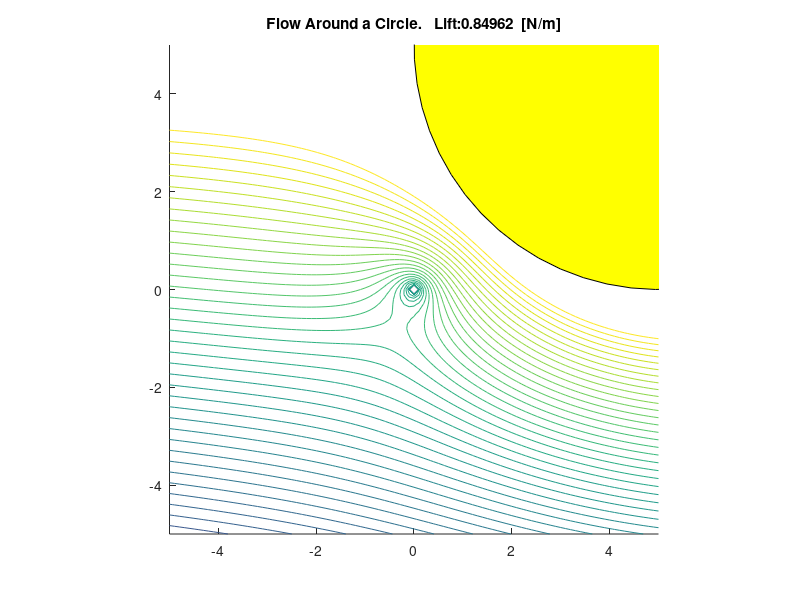
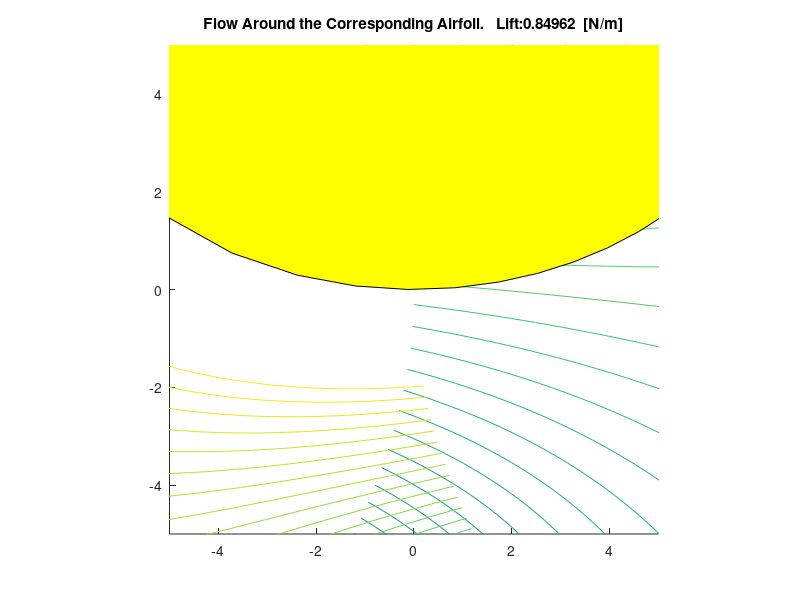

MATLAB code for these plots, in order:
%-------------------------------------------------------------------------
%                     JOUKOWSKI TRANSFORMATION
%-------------------------------------------------------------------------


clear all
close all
clc
disp('-------------------------------------------------------------------')
disp('  Joukowski Transformation Input Manager                           ')
disp('-------------------------------------------------------------------')
v_inf = input('  Asymptotic Speed Modulus [m/s]: ');
v = v_inf/v_inf;
theta = input('  Asymptotic Speed Angle [deg]: ');
theta = theta*pi/180;
disp('-------------------------------------------------------------------')
s_x = input('  Circle Origin, X_0 [m]: ');
s_y = input('  Circle Origin, Y_0 [m]: ');
s = s_x + i*s_y;
r = input('  Radius [m]: ');
disp('-------------------------------------------------------------------')
disp('  If Solution visualization is uncorrect try modify Tolerance TOLL')
disp('-------------------------------------------------------------------')

% FLUID PARAMETER
rho = 1.225;
% TRANSFORMATION PARAMETER
lambda = r-s;
% CIRCULATION
beta = (theta);
k = 2*r*v*sin(beta);
Gamma = k/(2*pi); %CIRCULATION

%COMPLEX ASYMPTOTIC SPEED 
w = v * exp(i*theta);

%TOLLERANCE
toll = +5e-2;

% GENERATING MESH
x = meshgrid(-5:.1:5);
y = x';

% COMPLEX PLANE
z = x + i*y;

% Inside-circle points are Excluded!
for a = 1:length(x)
    for b = 1:length(y)
        if abs(z(a,b)-s) <=  r - toll
            z(a,b) = NaN;
        end
    end
end

% AERODYNAMIC POTENTIAL
f = w*(z) + (v*exp(-i*theta)*r^2)./(z-s) + i*k*log(z);

% JOUKOWSKI TRANSFORMATION, 
J = z+lambda^2./z;

%GRAPHIC - Circle and Joukowski Airfoil
angle = 0:.1:2*pi;
z_circle = r*(cos(angle)+i*sin(angle)) + s;
z_airfoil = z_circle+lambda^2./z_circle;

% KUTTA JOUKOWSKI THEOREM
L = v_inf*rho*Gamma;
L_str = num2str(L);


%PLOTTING SOLUTION
figure(1)
hold on
contour(real(z),imag(z),imag(f),[-5:.2:5])
fill(real(z_circle),imag(z_circle),'y')
axis equal
axis([-5 5 -5 5])
title(strcat('Flow Around a Circle.   Lift:  ',L_str,'  [N/m]'));


figure(2)
hold on
contour(real(J),imag(J),imag(f),[-5:.2:5])
fill(real(z_airfoil),imag(z_airfoil),'y')
axis equal
axis([-5 5 -5 5])
title(strcat('Flow Around the Corresponding Airfoil.   Lift:  ',L_str,'  [N/m]'));

